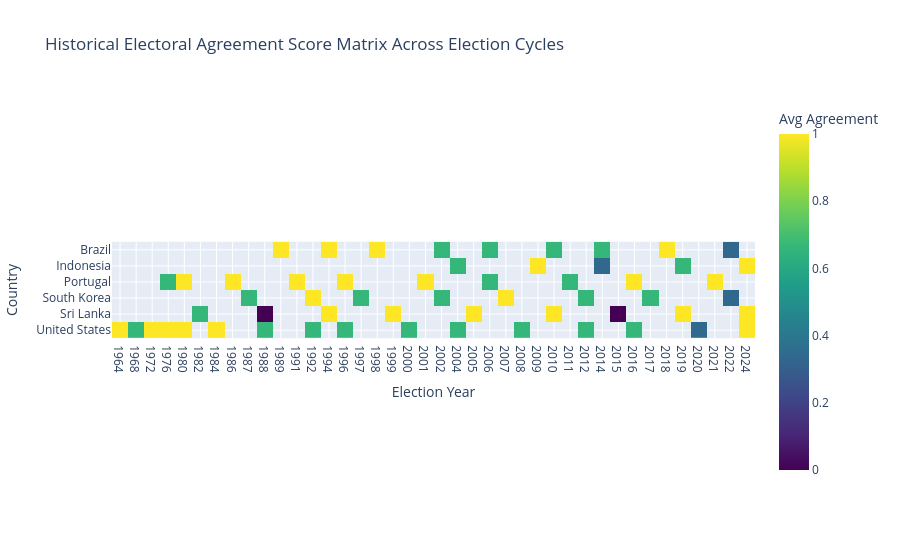

Source (notebook cell):
### Markdown cell above
##### Visualization 5 - Historical Electoral Agreement Score Matrix

This longitudinal heatmap evaluates systemic stability over time by pivoting historical election cycles against tracked nations. Plotting the mean agreement score as a continuous color matrix allows quantitative researchers to instantly identify chronological periods of political volatility, regime shifts, or predictive model divergence across global democracies.

### Code cell
# Create pivot table from current data
pivot_data = geo_df.pivot_table(
    index="Country", 
    columns="election_year", 
    values="agreement_score", 
    aggfunc="mean"
)

fig_heatmap = px.imshow(
    pivot_data,
    labels=dict(x="Election Year", y="Country", color="Avg Agreement"),
    x=pivot_data.columns,
    y=pivot_data.index,
    color_continuous_scale="Viridis",
    title="Historical Electoral Agreement Score Matrix Across Election Cycles"
)
fig_heatmap.update_xaxes(type='category')
fig_heatmap.show()

### Figure 1 — Plotly figure (JSON) as saved in the notebook; plotly's stock layout.template omitted (floating-point values rounded to 4 significant figures; data arrays with more than 128 entries replaced by an {"elided": "..."} marker saying what was removed)
{"data": [{"coloraxis": "coloraxis", "hovertemplate": "Election Year: %{x}<br>Country: %{y}<br>Avg Agreement: %{z}<extra></extra>", "name": "0", "type": "heatmap", "x": [1964, 1968, 1972, 1976, 1980, 1982, 1984, 1986, 1987, 1988, 1989, 1991, 1992, 1994, 1996, 1997, 1998, 1999, 2000, 2001, 2002, 2004, 2005, 2006, 2007, 2008, 2009, 2010, 2011, 2012, 2014, 2015, 2016, 2017, 2018, 2019, 2020, 2021, 2022, 2024], "xaxis": "x", "y": ["Brazil", "Indonesia", "Portugal", "South Korea", "Sri Lanka", "United States"], "yaxis": "y", "z": {"elided": "6x40 float values"}}], "layout": {"coloraxis": {"colorbar": {"title": {"text": "Avg Agreement"}}, "colorscale": [[0, "#440154"], [0.1111, "#482878"], [0.2222, "#3e4989"], [0.3333, "#31688e"], [0.4444, "#26828e"], [0.5556, "#1f9e89"], [0.6667, "#35b779"], [0.7778, "#6ece58"], [0.8889, "#b5de2b"], [1, "#fde725"]]}, "title": {"text": "Historical Electoral Agreement Score Matrix Across Election Cycles"}, "xaxis": {"anchor": "y", "constrain": "domain", "domain": [0, 1], "scaleanchor": "y", "title": {"text": "Election Year"}, "type": "category"}, "yaxis": {"anchor": "x", "autorange": "reversed", "constrain": "domain", "domain": [0, 1], "title": {"text": "Country"}}}}
